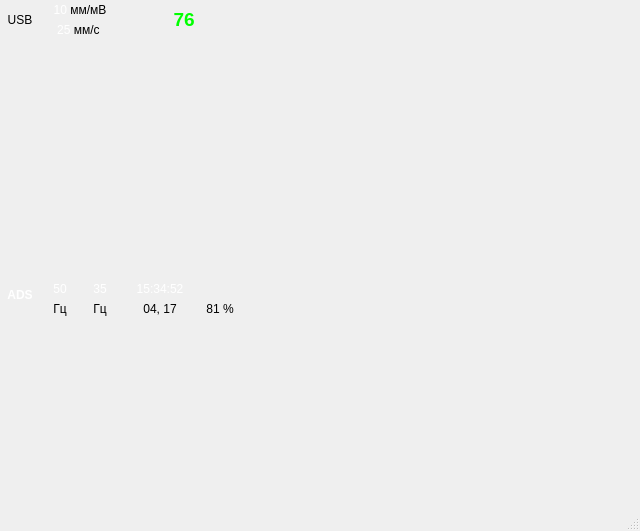
<?xml version="1.0" encoding="UTF-8"?>
<ui version="4.0">
 <class>MainWindow</class>
 <widget class="QMainWindow" name="MainWindow">
  <property name="geometry">
   <rect>
    <x>0</x>
    <y>0</y>
    <width>640</width>
    <height>531</height>
   </rect>
  </property>
  <property name="palette">
   <palette>
    <active>
     <colorrole role="Base">
      <brush brushstyle="SolidPattern">
       <color alpha="255">
        <red>5</red>
        <green>7</green>
        <blue>51</blue>
       </color>
      </brush>
     </colorrole>
    </active>
    <inactive>
     <colorrole role="Base">
      <brush brushstyle="SolidPattern">
       <color alpha="255">
        <red>5</red>
        <green>7</green>
        <blue>51</blue>
       </color>
      </brush>
     </colorrole>
    </inactive>
    <disabled>
     <colorrole role="Base">
      <brush brushstyle="SolidPattern">
       <color alpha="255">
        <red>68</red>
        <green>68</green>
        <blue>68</blue>
       </color>
      </brush>
     </colorrole>
    </disabled>
   </palette>
  </property>
  <property name="contextMenuPolicy">
   <enum>Qt::DefaultContextMenu</enum>
  </property>
  <property name="windowTitle">
   <string>MainWindow</string>
  </property>
  <property name="autoFillBackground">
   <bool>false</bool>
  </property>
  <widget class="QWidget" name="centralWidget">
   <widget class="QCustomPlot" name="customPlot" native="true">
    <property name="geometry">
     <rect>
      <x>0</x>
      <y>40</y>
      <width>240</width>
      <height>241</height>
     </rect>
    </property>
   </widget>
   <widget class="QWidget" name="topWidget" native="true">
    <property name="geometry">
     <rect>
      <x>0</x>
      <y>0</y>
      <width>240</width>
      <height>40</height>
     </rect>
    </property>
    <widget class="QLabel" name="usbLabel">
     <property name="geometry">
      <rect>
       <x>0</x>
       <y>0</y>
       <width>40</width>
       <height>40</height>
      </rect>
     </property>
     <property name="text">
      <string>USB</string>
     </property>
     <property name="alignment">
      <set>Qt::AlignCenter</set>
     </property>
    </widget>
    <widget class="QLabel" name="yNumberMagnitudeLabel">
     <property name="geometry">
      <rect>
       <x>40</x>
       <y>0</y>
       <width>80</width>
       <height>20</height>
      </rect>
     </property>
     <property name="text">
      <string>&lt;html&gt;&lt;head/&gt;&lt;body&gt;&lt;p&gt;&lt;span style=&quot; color:#ffffff;&quot;&gt;10&lt;/span&gt; мм/мВ&lt;/p&gt;&lt;/body&gt;&lt;/html&gt;</string>
     </property>
     <property name="alignment">
      <set>Qt::AlignCenter</set>
     </property>
    </widget>
    <widget class="QLabel" name="xNumbersMagnitudeLabel">
     <property name="geometry">
      <rect>
       <x>40</x>
       <y>20</y>
       <width>80</width>
       <height>20</height>
      </rect>
     </property>
     <property name="text">
      <string>&lt;html&gt;&lt;head/&gt;&lt;body&gt;&lt;p&gt;&lt;span style=&quot; color:#ffffff;&quot;&gt;25&lt;/span&gt; мм/с    &lt;/p&gt;&lt;/body&gt;&lt;/html&gt;</string>
     </property>
     <property name="alignment">
      <set>Qt::AlignCenter</set>
     </property>
    </widget>
    <widget class="QLabel" name="pulseLabel">
     <property name="geometry">
      <rect>
       <x>120</x>
       <y>0</y>
       <width>80</width>
       <height>40</height>
      </rect>
     </property>
     <property name="text">
      <string>&lt;html&gt;&lt;head/&gt;&lt;body&gt;&lt;p&gt;&lt;span style=&quot; font-size:14pt; font-weight:600; color:#00ff00;&quot;&gt;76 &lt;/span&gt;&lt;/p&gt;&lt;/body&gt;&lt;/html&gt;</string>
     </property>
     <property name="alignment">
      <set>Qt::AlignRight|Qt::AlignTrailing|Qt::AlignVCenter</set>
     </property>
    </widget>
    <widget class="QLabel" name="heartLabel">
     <property name="geometry">
      <rect>
       <x>200</x>
       <y>0</y>
       <width>40</width>
       <height>40</height>
      </rect>
     </property>
     <property name="pixmap">
      <pixmap resource="images.qrc">:/images/heart.png</pixmap>
     </property>
     <property name="scaledContents">
      <bool>false</bool>
     </property>
     <property name="alignment">
      <set>Qt::AlignCenter</set>
     </property>
    </widget>
   </widget>
   <widget class="QWidget" name="bottomWidget" native="true">
    <property name="geometry">
     <rect>
      <x>0</x>
      <y>279</y>
      <width>240</width>
      <height>41</height>
     </rect>
    </property>
    <widget class="QLabel" name="adsLabel">
     <property name="geometry">
      <rect>
       <x>0</x>
       <y>9</y>
       <width>40</width>
       <height>31</height>
      </rect>
     </property>
     <property name="text">
      <string>&lt;html&gt;&lt;head/&gt;&lt;body&gt;&lt;p&gt;&lt;span style=&quot; font-weight:600; color:#ffffff;&quot;&gt;ADS&lt;/span&gt;&lt;/p&gt;&lt;/body&gt;&lt;/html&gt;</string>
     </property>
     <property name="alignment">
      <set>Qt::AlignHCenter|Qt::AlignTop</set>
     </property>
    </widget>
    <widget class="QLabel" name="digitOneLabel">
     <property name="geometry">
      <rect>
       <x>40</x>
       <y>0</y>
       <width>40</width>
       <height>20</height>
      </rect>
     </property>
     <property name="text">
      <string>&lt;html&gt;&lt;head/&gt;&lt;body&gt;&lt;p&gt;&lt;span style=&quot; color:#ffffff;&quot;&gt;50&lt;/span&gt;&lt;/p&gt;&lt;/body&gt;&lt;/html&gt;</string>
     </property>
     <property name="alignment">
      <set>Qt::AlignCenter</set>
     </property>
    </widget>
    <widget class="QLabel" name="magnitudeOneLabel">
     <property name="geometry">
      <rect>
       <x>40</x>
       <y>20</y>
       <width>40</width>
       <height>20</height>
      </rect>
     </property>
     <property name="text">
      <string>Гц</string>
     </property>
     <property name="alignment">
      <set>Qt::AlignCenter</set>
     </property>
    </widget>
    <widget class="QLabel" name="digitOneLabel_2">
     <property name="geometry">
      <rect>
       <x>80</x>
       <y>0</y>
       <width>40</width>
       <height>20</height>
      </rect>
     </property>
     <property name="text">
      <string>&lt;html&gt;&lt;head/&gt;&lt;body&gt;&lt;p&gt;&lt;span style=&quot; color:#ffffff;&quot;&gt;35&lt;/span&gt;&lt;/p&gt;&lt;/body&gt;&lt;/html&gt;</string>
     </property>
     <property name="alignment">
      <set>Qt::AlignCenter</set>
     </property>
    </widget>
    <widget class="QLabel" name="magnitudeOneLabel_2">
     <property name="geometry">
      <rect>
       <x>80</x>
       <y>20</y>
       <width>40</width>
       <height>20</height>
      </rect>
     </property>
     <property name="text">
      <string>Гц</string>
     </property>
     <property name="alignment">
      <set>Qt::AlignCenter</set>
     </property>
    </widget>
    <widget class="QLabel" name="timeLabel">
     <property name="geometry">
      <rect>
       <x>120</x>
       <y>0</y>
       <width>80</width>
       <height>20</height>
      </rect>
     </property>
     <property name="text">
      <string>&lt;html&gt;&lt;head/&gt;&lt;body&gt;&lt;p&gt;&lt;span style=&quot; color:#ffffff;&quot;&gt;15:34:52&lt;/span&gt;&lt;/p&gt;&lt;/body&gt;&lt;/html&gt;</string>
     </property>
     <property name="alignment">
      <set>Qt::AlignCenter</set>
     </property>
    </widget>
    <widget class="QLabel" name="dataLabel">
     <property name="geometry">
      <rect>
       <x>120</x>
       <y>20</y>
       <width>80</width>
       <height>20</height>
      </rect>
     </property>
     <property name="text">
      <string>&lt;html&gt;&lt;head/&gt;&lt;body&gt;&lt;p&gt;04, 17&lt;/p&gt;&lt;/body&gt;&lt;/html&gt;</string>
     </property>
     <property name="alignment">
      <set>Qt::AlignCenter</set>
     </property>
    </widget>
    <widget class="QLabel" name="batteryLabel">
     <property name="geometry">
      <rect>
       <x>200</x>
       <y>0</y>
       <width>40</width>
       <height>20</height>
      </rect>
     </property>
     <property name="pixmap">
      <pixmap resource="images.qrc">:/images/battery.png</pixmap>
     </property>
    </widget>
    <widget class="QLabel" name="chargeLabel">
     <property name="geometry">
      <rect>
       <x>200</x>
       <y>20</y>
       <width>40</width>
       <height>20</height>
      </rect>
     </property>
     <property name="text">
      <string>&lt;html&gt;&lt;head/&gt;&lt;body&gt;&lt;p&gt;81 %&lt;/p&gt;&lt;/body&gt;&lt;/html&gt;</string>
     </property>
     <property name="alignment">
      <set>Qt::AlignCenter</set>
     </property>
    </widget>
   </widget>
  </widget>
  <widget class="QMenuBar" name="menuBar">
   <property name="geometry">
    <rect>
     <x>0</x>
     <y>0</y>
     <width>640</width>
     <height>25</height>
    </rect>
   </property>
  </widget>
  <widget class="QStatusBar" name="statusBar"/>
 </widget>
 <layoutdefault spacing="6" margin="11"/>
 <customwidgets>
  <customwidget>
   <class>QCustomPlot</class>
   <extends>QWidget</extends>
   <header>qcustomplot.h</header>
   <container>1</container>
  </customwidget>
 </customwidgets>
 <resources>
  <include location="images.qrc"/>
 </resources>
 <connections/>
</ui>
